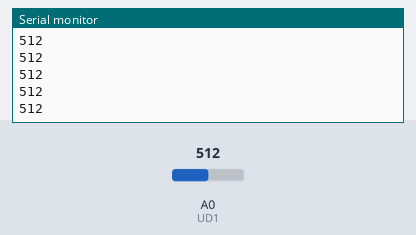
The sketch below on a simulated Arduino Uno, built with avr-gcc and run on an emulated ATmega328P. On the bench: the last lines printed to the serial monitor. The test bench sets the inputs (shaded band); at power-on: A0 (UD1) = 512.

Above: at 1.2 s.
1.3 s: A0 (UD1) set to 716
At 2.3 s:
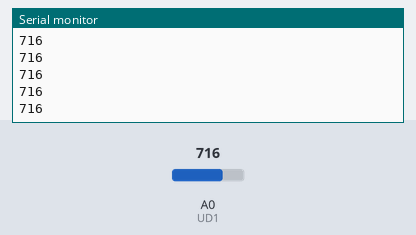
2.8 s: A0 (UD1) set to 900
At 3.9 s:
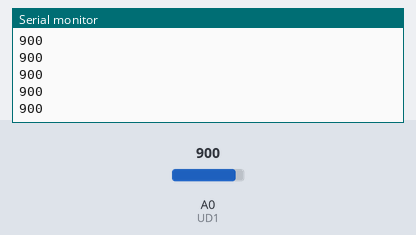
Timing chart, 0 to 5.8 s (numbered marks = the images above; inputs shaded):
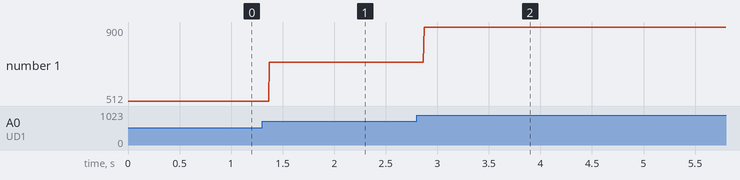

The sketch:

Joystick_test.ino
```cpp
  int UD1 = A0;
  int UD2 = A1;


void setup() {

  Serial.begin(9600);

  pinMode(UD1,INPUT);
  pinMode(UD2,INPUT);
}

void loop() {
  Serial.println(analogRead(UD1));
  //Serial.println(analogRead(UD2));
}
```

Measured:
- after the input at 1.3 s, the serial monitor: prints a new line after 0.07 s (image 1)
- after the input at 2.8 s, the serial monitor: prints a new line after 0.07 s (image 2)
- plotted number 1: 512 → 716 after the input at 1.3 s, 716 → 900 after the input at 2.8 s
